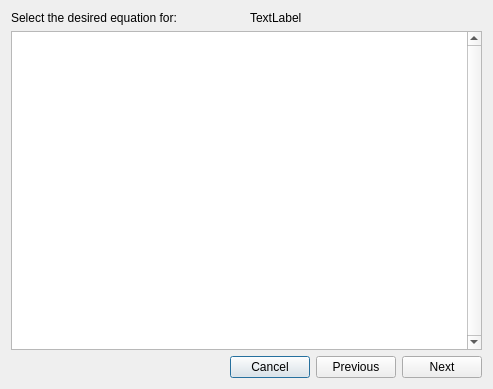
<?xml version="1.0" encoding="UTF-8"?>
<ui version="4.0">
 <class>entity_merger</class>
 <widget class="QDialog" name="entity_merger">
  <property name="geometry">
   <rect>
    <x>0</x>
    <y>0</y>
    <width>493</width>
    <height>389</height>
   </rect>
  </property>
  <property name="windowTitle">
   <string>Entity merger</string>
  </property>
  <layout class="QVBoxLayout" name="verticalLayout">
   <item>
    <layout class="QHBoxLayout" name="horizontalLayout_2">
     <item>
      <widget class="QLabel" name="label_2">
       <property name="text">
        <string>Select the desired equation for:</string>
       </property>
      </widget>
     </item>
     <item>
      <widget class="QLabel" name="label_variable">
       <property name="text">
        <string>TextLabel</string>
       </property>
      </widget>
     </item>
    </layout>
   </item>
   <item>
    <widget class="QListView" name="list_equations">
     <property name="verticalScrollBarPolicy">
      <enum>Qt::ScrollBarAlwaysOn</enum>
     </property>
     <property name="editTriggers">
      <set>QAbstractItemView::NoEditTriggers</set>
     </property>
     <property name="verticalScrollMode">
      <enum>QAbstractItemView::ScrollPerPixel</enum>
     </property>
    </widget>
   </item>
   <item>
    <layout class="QHBoxLayout" name="horizontalLayout">
     <item>
      <spacer name="horizontalSpacer">
       <property name="orientation">
        <enum>Qt::Horizontal</enum>
       </property>
       <property name="sizeHint" stdset="0">
        <size>
         <width>40</width>
         <height>20</height>
        </size>
       </property>
      </spacer>
     </item>
     <item>
      <widget class="QPushButton" name="pbutton_cancel">
       <property name="text">
        <string>Cancel</string>
       </property>
      </widget>
     </item>
     <item>
      <widget class="QPushButton" name="pbutton_previous">
       <property name="text">
        <string>Previous</string>
       </property>
      </widget>
     </item>
     <item>
      <widget class="QPushButton" name="pbutton_next">
       <property name="text">
        <string>Next</string>
       </property>
      </widget>
     </item>
    </layout>
   </item>
  </layout>
 </widget>
 <resources/>
 <connections/>
</ui>
